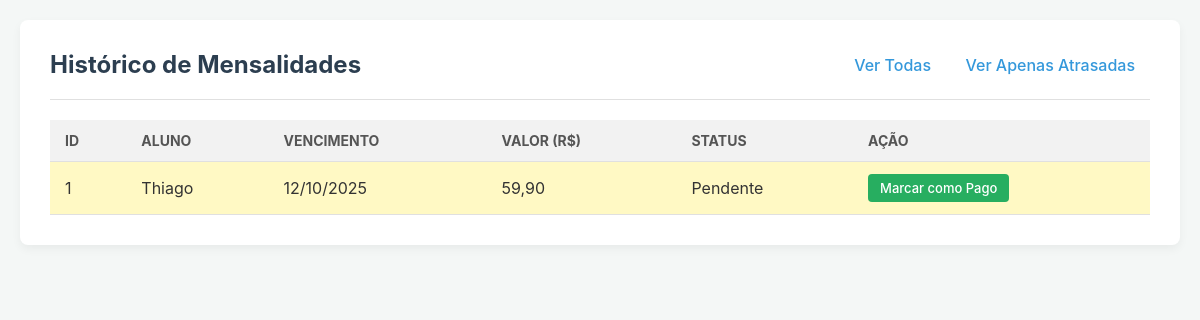
/View/MensalidadeView.php (signed in), run on an earlier commit of the app's database.
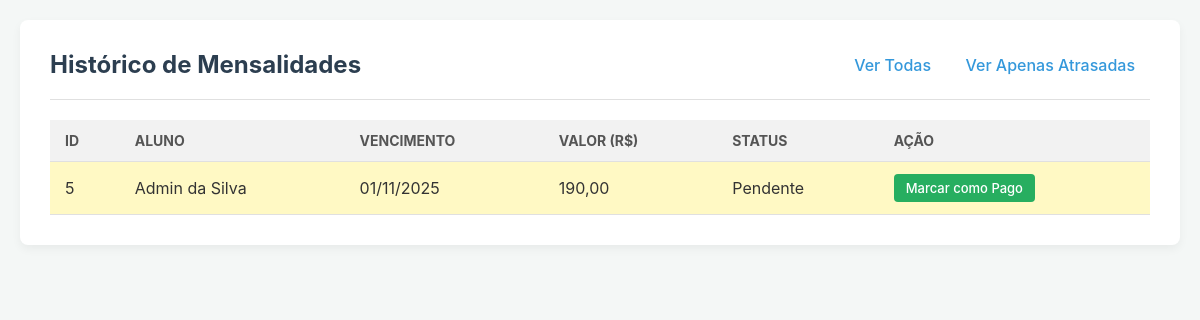
And on a later commit of the database.
### tables this page shows
CREATE TABLE `mensalidades` (
  `id` int(11) NOT NULL,
  `user_id` int(11) NOT NULL,
  `data_vencimento` date NOT NULL,
  `valor_cobrado` decimal(10,2) NOT NULL,
  `status_pagamento` enum('Pendente','Pago','Atrasado') NOT NULL DEFAULT 'Pendente',
  `data_pagamento` date DEFAULT NULL
);

CREATE TABLE `users` (
  `id` int(11) NOT NULL,
  `nome_completo` varchar(255) NOT NULL,
  `email` varchar(100) NOT NULL,
  `celular` varchar(20) DEFAULT NULL,
  `CPF` varchar(11) DEFAULT NULL,
  `data_inscricao_plano` date DEFAULT NULL,
  `dia_vencimento_plano` int(11) DEFAULT NULL,
  `password` varchar(255) NOT NULL,
  `created_at` timestamp NOT NULL DEFAULT current_timestamp(),
  `tipo_de_user` enum('trainer','cliente','admin') DEFAULT 'cliente',
  `body_fat` decimal(4,2) DEFAULT NULL COMMENT 'apenas clientes',
  `peso` decimal(5,2) DEFAULT NULL COMMENT 'apenas clientes',
  `ficha_id` int(11) DEFAULT NULL COMMENT 'apenas clientes',
  `anotacoes_trainer` text DEFAULT NULL COMMENT 'apenas clientes',
  `info_treinamento` text DEFAULT NULL COMMENT 'apenas clientes',
  `trainer_id` int(11) DEFAULT NULL COMMENT 'apenas clientes',
  `mensalidade_id` int(11) DEFAULT NULL COMMENT 'apenas clientes',
  `plano_id` int(11) DEFAULT NULL COMMENT 'apenas clientes',
  `salario` decimal(8,2) DEFAULT NULL COMMENT 'apenas trainers',
  `endereco` varchar(255) DEFAULT NULL COMMENT 'apenas trainers',
  `CREF` int(11) DEFAULT NULL COMMENT 'apenas trainers'
);

### Controller/MensalidadeController.php (called while the page is built, shortened)
<?php
require_once __DIR__.'/../Model/MensalidadeModel.php';
class MensalidadeController {
    private $MensalidadeModel;
    public function __construct($pdo) {
        $this->MensalidadeModel = new MensalidadeModel($pdo);
    }
    public function listAll() {
        return $this->MensalidadeModel->getAllMensalidade();
    }
}

### Model/MensalidadeModel.php (called while the page is built, shortened)
<?php
class MensalidadeModel {
    private $conn;
    private $table = 'Mensalidades';
    public function __construct($db) {
        $this->conn = $db;
    }
    public function getAllMensalidade() {
        $query = 'SELECT
                    m.id,
                    u.nome_completo,
                    m.data_vencimento,
                    m.valor_cobrado,
                    m.status_pagamento,
                    m.data_pagamento
                  FROM ' . $this->table . ' m
                  JOIN users u ON m.user_id = u.id
                  ORDER BY m.data_vencimento DESC';
        $stmt = $this->conn->prepare($query);
        $stmt->execute();
        return $stmt->fetchAll(PDO::FETCH_ASSOC);
    }
}

### View/MensalidadeView.php (the view, shortened to what this page needs)
<?php
$pdo = include __DIR__ . '/../Config.php';
require_once __DIR__ . '\..\Controller\MensalidadeController.php';
$controller = new MensalidadeController($pdo);
$filter = isset($_GET['filter']) ? $_GET['filter'] : 'all';
$mensalidades = [];
if ($filter === 'overdue') {
    $tituloDaPagina = "Mensalidades Atrasadas";
    $mensalidades = $controller->listOverdue();
} else {
    $tituloDaPagina = "Histórico de Mensalidades";
    $mensalidades = $controller->listAll();
}
?>
<!DOCTYPE html>
<html lang="pt-BR">
<head>
</head>
<body>
<div class="container">
    <header>
        <h1><?= htmlspecialchars($tituloDaPagina) ?></h1>
        <nav>
            <a href="mensalidadeView.php?filter=all">Ver Todas</a>
            <a href="mensalidadeView.php?filter=overdue">Ver Apenas Atrasadas</a>
        </nav>
    </header>
    <main>
        <table class="mensalidade-table">
            <thead>
            <tr>
                <th>id</th>
                <th>Aluno</th>
                <th>Vencimento</th>
                <th>Valor (R$)</th>
                <th>Status</th>
                <th>Ação</th>
            </tr>
            </thead>
            <tbody>
            <?php if (empty($mensalidades)): ?>
                <tr>
                    <td colspan="6" class="no-results">Nenhuma mensalidade encontrada.</td>
                </tr>
            <?php else: ?>
                <?php foreach ($mensalidades as $mensalidade): ?>
                    <tr class="status-<?= strtolower(htmlspecialchars($mensalidade['status_pagamento'])) ?>">
                        <td><?= htmlspecialchars($mensalidade['id']) ?></td>
                        <td><?= htmlspecialchars($mensalidade['nome_completo']) ?></td>
                        <td><?= date('d/m/Y', strtotime($mensalidade['data_vencimento'])) ?></td>
                        <td><?= number_format($mensalidade['valor_cobrado'], 2, ',', '.') ?></td>
                        <td><?= htmlspecialchars($mensalidade['status_pagamento']) ?></td>
                        <td>
                            <?php if ($mensalidade['status_pagamento'] !== 'Pago'): ?>
                                <a href="mensalidadeView.php?action=pay&id=<?= $mensalidade['id'] ?>"
                                   class="action-button"
                                   onclick="return confirm('Tem certeza que deseja marcar esta mensalidade como PAGA?')">
                                    Marcar como Pago
                                </a>
                            <?php else: ?>
                                -
                            <?php endif; ?>
                        </td>
                    </tr>
                <?php endforeach; ?>
            <?php endif; ?>
            </tbody>
        </table>
    </main>
</div>
</body>
</html>

### View/MensalidadeView.php (style rules this page uses)
body { font-family: -apple-system, BlinkMacSystemFont, "Segoe UI", Roboto, Helvetica, Arial, sans-serif; background-color: #f4f7f6; color: #333; margin: 0; padding: 20px; }
.container { max-width: 1100px; margin: 0 auto; background-color: #ffffff; padding: 30px; border-radius: 8px; box-shadow: 0 4px 10px rgba(0, 0, 0, 0.05); }
header { border-bottom: 1px solid #e0e0e0; padding-bottom: 20px; margin-bottom: 20px; display: flex; justify-content: space-between; align-items: center; flex-wrap: wrap; }
h1 { margin: 0; color: #2c3e50; font-size: 24px; }
nav a { text-decoration: none; color: #3498db; font-weight: 500; padding: 8px 15px; border-radius: 5px; transition: background-color 0.2s; }
.mensalidade-table { width: 100%; border-collapse: collapse; margin-top: 10px; }
.mensalidade-table th, .mensalidade-table td { padding: 12px 15px; text-align: left; border-bottom: 1px solid #e0e0e0; }
.mensalidade-table thead { background-color: #f2f2f2; font-size: 14px; text-transform: uppercase; color: #555; }
.status-pendente { background-color: #fff9c4; }
.action-button { display: inline-block; padding: 6px 12px; background-color: #27ae60; color: white; text-decoration: none; border-radius: 4px; font-size: 13px; font-weight: 500; transition: background-color 0.2s; }

What changed in the data, as far as the page shows it:
removed mensalidades: id "1", user.nome_completo "Thiago", data_vencimento "12/10/2025", valor_cobrado "59,90", status_pagamento "Pendente"
added mensalidades: id "5", user.nome_completo "Admin da Silva", data_vencimento "01/11/2025", valor_cobrado "190,00", status_pagamento "Pendente"
